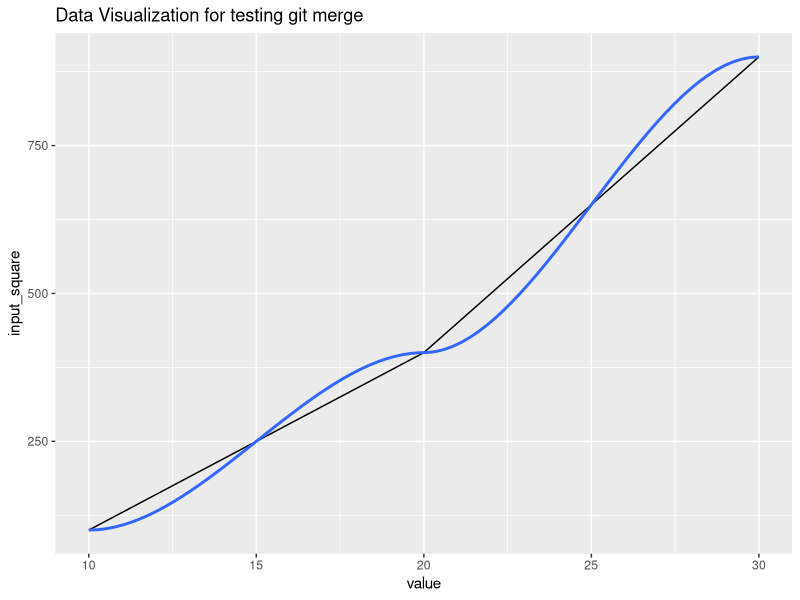

Source code (R):
library(magrittr)
library(tidyverse)

input <- tibble(
  data_type = "input",
  value = 1:3 * 10
)

output <-
  input %>%
  mutate(
    data_type = "output",
    value = value * 5
  )

if(!dir.exists("data")) dir.create("data")

write_csv(output, "data/input-times-5.csv")

# create a new variable and plot  to test git merge 
view(input)

input %>% 
  mutate(input_square= value^2) %>% 
    ggplot(aes(x=value, y=input_square))+
      geom_line()+
      geom_smooth(se=TRUE)+
      labs(title = "Data Visualization for testing git merge")
